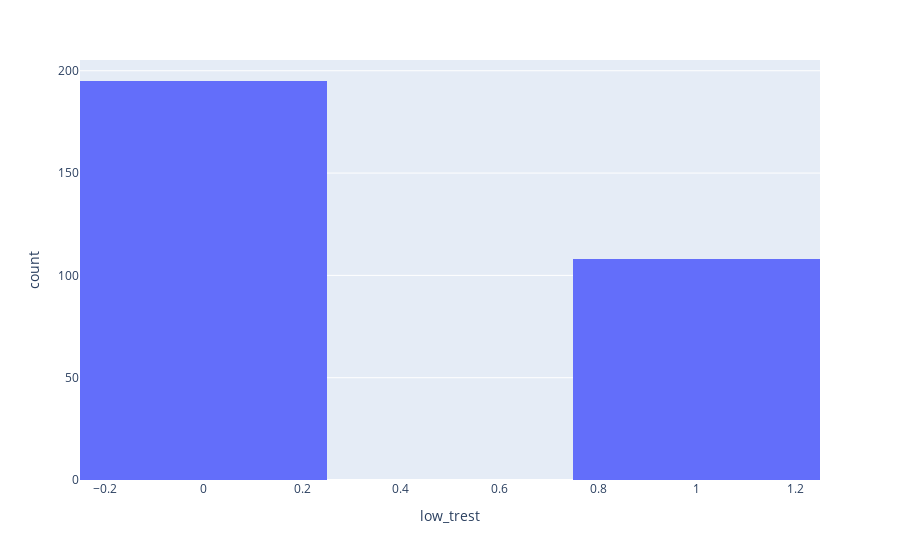

Notebook code for this chart:
### Code cell
px.histogram(df, 'low_trest', nbins = 3)

### Figure 1 — Plotly figure (JSON) as saved in the notebook; plotly's stock layout.template omitted (floating-point values rounded to 4 significant figures; data arrays with more than 128 entries replaced by an {"elided": "..."} marker saying what was removed)
{"data": [{"alignmentgroup": "True", "bingroup": "x", "hovertemplate": "low_trest=%{x}<br>count=%{y}<extra></extra>", "legendgroup": "", "marker": {"color": "#636efa"}, "name": "", "nbinsx": 3, "offsetgroup": "", "orientation": "v", "showlegend": false, "type": "histogram", "x": {"elided": "303 int values"}, "xaxis": "x", "yaxis": "y"}], "layout": {"autosize": true, "barmode": "relative", "legend": {"tracegroupgap": 0}, "margin": {"t": 60}, "xaxis": {"anchor": "y", "autorange": true, "domain": [0, 1], "range": [-0.25, 1.25], "title": {"text": "low_trest"}, "type": "linear"}, "yaxis": {"anchor": "x", "autorange": true, "domain": [0, 1], "range": [0, 205.3], "title": {"text": "count"}}}}
